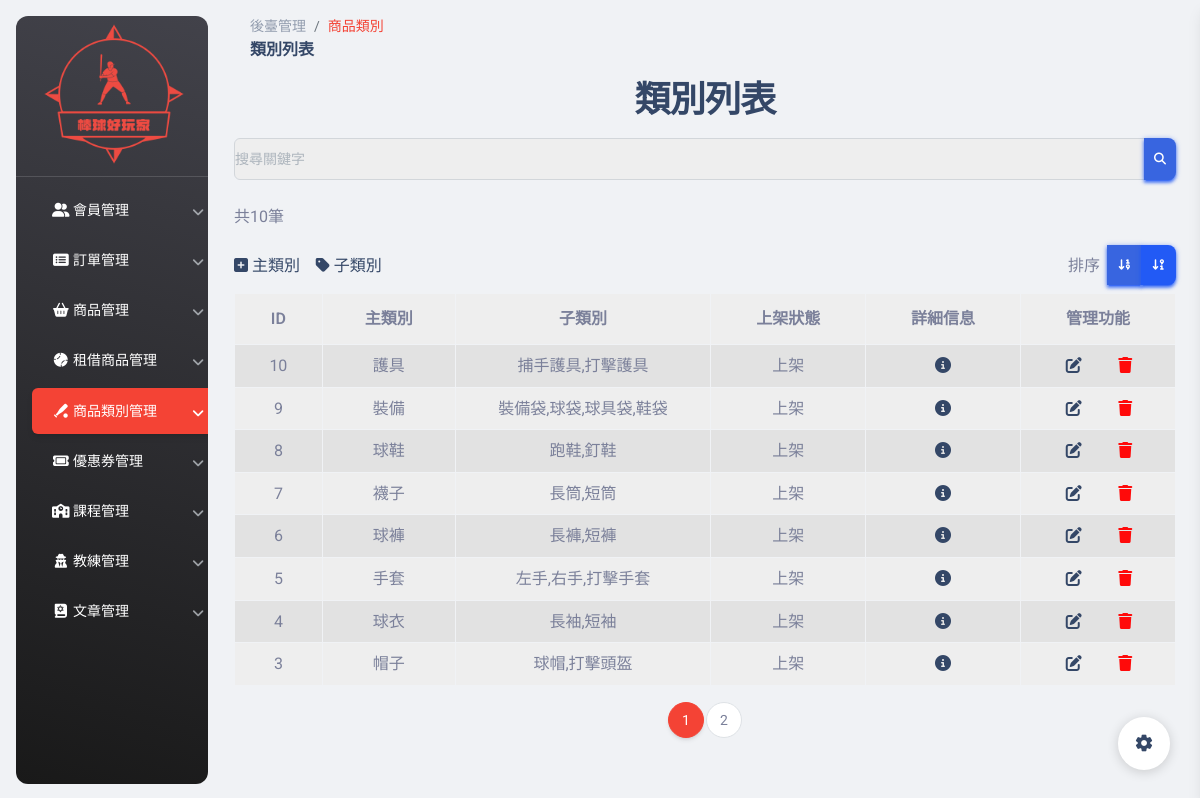
/pages/category_all.php?order=2&p=1, run on the app's committed database.
### tables this page shows
CREATE TABLE `product_info` (
  `ID` int(5) UNSIGNED NOT NULL,
  `class` varchar(255) NOT NULL,
  `other` varchar(255) NOT NULL,
  `size` varchar(255) NOT NULL,
  `brand` varchar(255) NOT NULL,
  `color` varchar(255) NOT NULL,
  `created_at` datetime NOT NULL,
  `valid` int(3) NOT NULL
);

### pages/category_all.php (the view, shortened to what this page needs)
<?php
include("../pages/db_connect.php");
$perPage = 8;
$sql_Search = "SELECT * FROM product_info WHERE valid=1";
$result_Search = $conn->query($sql_Search);
$totalCount = $result_Search->num_rows;
$pageCount = ceil($totalCount / $perPage);
if (isset($_GET["order"])) {
  $order = $_GET["order"];
  if ($order == 1) {
    $orderString = "ORDER BY ID ASC";
  } elseif ($order == 2) {
    $orderString = "ORDER BY ID DESC";
  }
}
if (isset($_GET["search"])) {
  $search = $_GET["search"];
  $sql = "SELECT * FROM product_info WHERE class LIKE '%$search%'AND valid=1 OR other LIKE '%$search%' AND valid=1";
} elseif (isset($_GET["p"])) {
  $p = $_GET["p"];
  $startIndex = ($p - 1) * $perPage;
  $sql = "SELECT * FROM product_info WHERE valid=1 $orderString LIMIT $startIndex, $perPage";
} else {
  $p = 1;
  $order = 1;
  $orderString = "ORDER BY ID ASC";
  $sql = "SELECT * FROM product_info WHERE valid=1 LIMIT  $perPage";
}
$result = $conn->query($sql);
if (isset($_GET["search"])) {
  $Count = $result->num_rows;
} else {
  $Count = $totalCount;
}
?>
<!DOCTYPE html>
<html lang="en">
<head>
  <link href="../assets/css/nucleo-icons.css" rel="stylesheet" />
  <link href="../assets/css/nucleo-svg.css" rel="stylesheet" />
  <link id="pagestyle" href="../assets/css/material-dashboard.css?v=3.0.0" rel="stylesheet" />
  <link rel="stylesheet" href="https://cdnjs.cloudflare.com/ajax/libs/font-awesome/6.5.1/css/all.min.css" />
  <link href="../assets/css/ader.css" rel="stylesheet" />
</head>
<body class="g-sidenav-show  bg-gray-200">
  <aside class="sidenav navbar navbar-vertical navbar-expand-xs border-0 border-radius-xl my-3 fixed-start ms-3   bg-gradient-dark" id="sidenav-main">
    <div class="sidenav-header">
      <img src=" ../assets/img/logo(5-3).png" class="navbar-brand-img h-100" alt="main_logo" usemap="#workmap">
    </div>
    <hr class="horizontal light mt-0 mb-2">
    <div class="collapse navbar-collapse  w-auto  max-height-vh-100" id="sidenav-collapse-main">
      <ul class="navbar-nav accordion" id="accordionExample">
        <li class="nav-item accordion-item">
          <div class="accordion-header">
            <button class="nav-link text-white accordion-button collapsed" type="button" data-bs-toggle="collapse" data-bs-target="#collapseOne" aria-expanded="false" aria-controls="collapseOne">
              <span class="nav-link-text ms-1"><i class="fa-solid fa-user-group fa-fw"></i> 會員管理</span>
            </button>
          </div>
        </li>
        <li class="nav-item accordion-item">
          <div class="accordion-header">
            <button class="nav-link text-white accordion-button collapsed" type="button" data-bs-toggle="collapse" data-bs-target="#collapseTwo" aria-expanded="false" aria-controls="collapseTwo">
              <span class="nav-link-text ms-1"><i class="fa-solid fa-rectangle-list fa-fw"></i> 訂單管理</span>
            </button>
          </div>
        </li>
        <li class="nav-item accordion-item">
          <div class="accordion-header">
            <button class="nav-link text-white accordion-button collapsed " type="button" data-bs-toggle="collapse" data-bs-target="#collapse8" aria-expanded="false" aria-controls="collapse8">
              <span class="nav-link-text ms-1"><i class="fa-solid fa-basket-shopping fa-fw"></i> 商品管理</span>
            </button>
          </div>
        </li>
        <li class="nav-item accordion-item">
          <div class="accordion-header  ">
            <button class="nav-link text-white accordion-button collapsed" type="button" data-bs-toggle="collapse" data-bs-target="#collapse3" aria-expanded="false" aria-controls="collapse3">
              <span class="nav-link-text ms-1"><i class="fa-solid fa-baseball fa-fw"></i> 租借商品管理</span>
            </button>
          </div>
        </li>
        <li class="nav-item accordion-item">
          <div class="accordion-header">
            <button class="nav-link text-white accordion-button collapsed active bg-gradient-primary" type="button" data-bs-toggle="collapse" data-bs-target="#collapse4" aria-expanded="false" aria-controls="collapse4">
              <span class="nav-link-text ms-1"><i class="fa-solid fa-baseball-bat-ball fa-fw"></i> 商品類別管理</span>
            </button>
          </div>
        </li>
        <li class="nav-item accordion-item">
          <div class="accordion-header">
            <button class="nav-link text-white accordion-button collapsed " type="button" data-bs-toggle="collapse" data-bs-target="#collapse5" aria-expanded="false" aria-controls="collapse5">
              <span class="nav-link-text ms-1"><i class="fa-solid fa-ticket fa-fw"></i> 優惠券管理</span>
            </button>
          </div>
        </li>
        <li class="nav-item accordion-item">
          <div class="accordion-header">
            <button class="nav-link text-white accordion-button collapsed " type="button" data-bs-toggle="collapse" data-bs-target="#collapse6" aria-expanded="false" aria-controls="collapse6">
              <span class="nav-link-text ms-1"><i class="fa-solid fa-school fa-fw"></i> 課程管理</span>
            </button>
          </div>
        </li>
        <li class="nav-item accordion-item">
          <div class="accordion-header">
            <button class="nav-link text-white accordion-button collapsed " type="button" data-bs-toggle="collapse" data-bs-target="#collapse9" aria-expanded="false" aria-controls="collapse9">
              <span class="nav-link-text ms-1"><i class="fa-solid fa-user-secret fa-fw"></i> 教練管理</span>
            </button>
          </div>
        </li>
        <li class="nav-item accordion-item">
          <div class="accordion-header">
            <button class="nav-link text-white accordion-button collapsed " type="button" data-bs-toggle="collapse" data-bs-target="#collapse7" aria-expanded="false" aria-controls="collapse7">
              <span class="nav-link-text ms-1"><i class="fa-solid fa-book-tanakh fa-fw"></i> 文章管理</span>
            </button>
          </div>
        </li>
      </ul>
    </div>
  </aside>
  <main class="main-content position-relative max-height-vh-100 h-100 border-radius-lg ">
    <nav class="navbar navbar-main navbar-expand-lg px-0 mx-4 shadow-none border-radius-xl" id="navbarBlur" navbar-scroll="true">
      <div class="container-fluid py-1 px-3">
        <nav aria-label="breadcrumb">
          <ol class="breadcrumb bg-transparent mb-0 pb-0 pt-1 px-0 me-sm-6 me-5">
            <li class="breadcrumb-item text-sm"><a class="opacity-5 text-dark" href="./firststage.php">後臺管理</a></li>
            <li class="breadcrumb-item text-sm text-dark active" aria-current="page">商品類別</li>
          </ol>
          <h6 class="font-weight-bolder mb-0">類別列表</h6>
        </nav>
      </div>
    </nav>
    <div class="container">
      <h2 class="text-center">類別列表</h2>
      <div class="py-2">
        <div class="row g-3">
          <form action="" method="get">
            <div class="input-group mb-3">
              <input type="search" class="form-control" placeholder="搜尋關鍵字" name="search" <?php if (isset($_GET["search"])) :
                                                                                            $searchValue = $_GET["search"]; ?> value="<?= $searchValue ?>" <?php endif; ?>>
              <button class="btn btn-primary" type="submit">
                <i class="fa-solid fa-magnifying-glass"> </i>
              </button>
            </div>
          </form>
        </div>
      </div>
      <div class="d-flex justify-content-between pb-2 align-items-center">
        <div>
          共<?= $Count ?>筆
        </div>
      </div>
      <?php if (!isset($_GET["search"])) : ?>
        <div class="py-2 justify-content-between d-flex align-items-center">
          <div class="page1-hover">
            <a href="addClass.php" class="page1-link"> <i class="fas fa-plus-square"></i>&nbsp;主類別</a>
            <a href="addOther.php" class="page1-link"> <i class="fas fa-tag"></i>
              子類別</a>
          </div>
          <div class="btn-group d-flex align-items-center">
            <div class="me-2">排序</div>
            <a class="btn btn-primary
                        <?php if ($order == 1) echo "active" ?>
                        " href="category_all.php"><i class="fa-solid fa-arrow-down-1-9 fa-fw"></i></a>
            <a class="btn btn-primary
                        <?php if ($order == 2) echo "active" ?>
                        " href="category_all.php?order=2&p=<?= $p ?>"><i class="fa-solid fa-arrow-down-9-1 fa-fw"></i></a>
          </div>
        </div>
      <?php endif; ?>
      <?php if ($totalCount > 0) : ?>
        <table class="table table-bordered page1_PJ table-striped page1-hover">
          <thead>
            <tr>
              <th>ID</th>
              <th>主類別</th>
              <th>子類別</th>
              <th>上架狀態</th>
              <th>詳細信息</th>
              <th>管理功能</th>
            </tr>
          </thead>
          <tbody>
            <?php
            $rows = $result->fetch_all(MYSQLI_ASSOC);
            foreach ($rows as $row) : ?>
              <tr>
                <td><?= $row["ID"] ?></td>
                <td class=" data-column"><?= $row["class"] ?></td>
                <td class=" data-column"><?= $row["other"] ?></td>
                <td class=" data-column">
                  <?php if ($row["valid"] == 1) {
                    echo "上架";
                  } else {
                    echo "下架";
                  } ?>
                </td>
                <td class="col data-column">
                  <a href="detail.php?id=<?= $row["ID"] ?>">
                    <i class="fas fa-info-circle fa-fw"></i>
                  </a>
                </td>
                <td class="col data-column">
                  <div class="page1_PJ-icon">
                    <div><a href="alterCategory.php?id=<?= $row["ID"] ?>">
                        <i class="fa-solid fa-pen-to-square fa-fw"></i>
                      </a>
                    </div>
                    <div><a href="delate.php?id=<?= $row["ID"] ?>">
                        <i class="fa-solid fa-trash" style="color: #ff0a0a;"></i></a>
                    </div>
                  </div>
                </td>
              </tr>
            <?php endforeach; ?>
          </tbody>
        </table>
        <?php if (!isset($_GET["search"])) : ?>
          <nav aria-label="Page navigation example">
            <ul class="pagination justify-content-center mb-5">
              <?php for ($i = 1; $i <= $pageCount; $i++) : ?>
                <li class="page-item
                            <?php if ($i == $p) echo "active";
                            ?>"><a class="page-link" href="category_all.php?order=<?= $order ?>&p=<?= $i ?>"><?= $i ?></a></li>
              <?php endfor; ?>
            </ul>
          </nav>
        <?php endif; ?>
      <?php else : ?>
        沒有類別資料
      <?php endif; ?>
    </div>
  </main>
  <div class="fixed-plugin">
    <a class="fixed-plugin-button text-dark position-fixed px-3 py-2">
      <i class="material-icons py-2">settings</i>
    </a>
  </div>
</body>
</html>

### assets/css/ader.css (style rules this page uses)
.navbar-vertical.navbar-expand-xs { max-width: 12rem !important; }
.navbar-vertical.navbar-expand-xs .navbar-collapse { height: calc(100vh - 200px) !important; }
@media (min-width: 576px) { .navbar-vertical.navbar-expand-xs .navbar-collapse { height: calc(100vh - 200px) !important; } }
@media (min-width: 768px) { .navbar-vertical.navbar-expand-xs .navbar-collapse { height: calc(100vh - 200px) !important; } }
@media (min-width: 992px) { .navbar-vertical.navbar-expand-xs .navbar-collapse { height: calc(100vh - 200px) !important; } }
@media (min-width: 1200px) { .sidenav.fixed-start + .main-content { margin-left: 13.125rem; } }
@media (min-width: 1200px) { .navbar-vertical.navbar-expand-xs .navbar-collapse { height: calc(100vh - 200px) !important; } }
.sidenav-header { height: 10rem; }
.navbar-vertical .navbar-brand > img, .navbar-vertical .navbar-brand-img { max-width: none; max-height: 18rem; position: fixed; top: -50px; left: -30px; }
.table tbody tr:last-child td { border-width: 0 1px !important; }
.btn { margin-bottom: 0; padding: 0.625rem; }
.btn-primary { color: #fff; background-color: #3865e0; border-color: #3865e0; }
.btn-check:checked + .btn-primary, .btn-check:active + .btn-primary, .btn-primary:active, .btn-primary.active, .show > .btn-primary.dropdown-toggle { color: #fff; background-color: #225af5 !important; border-color: #225af5c9 !important; }
.btn-primary, .btn.bg-gradient-primary { box-shadow: 0 3px 3px 0 #225af596, 0 3px 1px -2px #225af596, 0 1px 5px 0 #225af596; }
form { border-radius: 10px; }
table { background-color: #eee; }
.form-control { background-color: #eee; border: 1px solid #d2d6da; }
.bg-gradient-primary { background: #f44335 !important; }
.page-item.active .page-link { background-color: #f44335; border-color: #f44335; }
.breadcrumb-item.text-dark.active { color: #f44335 !important; }

### assets/css/PJ.php (style rules this page uses)
.page1_PJ { text-align: center; }
.page1-link { text-decoration: none; }
.page1_PJ-icon { display: flex; flex-direction: row; justify-content: space-evenly; align-items: center; }

### data on the page
product_info: ID "10", class "護具", other "捕手護具,打擊護具", valid "上架"
product_info: ID "9", class "裝備", other "裝備袋,球袋,球具袋,鞋袋", valid "上架"
product_info: ID "8", class "球鞋", other "跑鞋,釘鞋", valid "上架"
product_info: ID "7", class "襪子", other "長筒,短筒", valid "上架"
product_info: ID "6", class "球褲", other "長褲,短褲", valid "上架"
product_info: ID "5", class "手套", other "左手,右手,打擊手套", valid "上架"
product_info: ID "4", class "球衣", other "長袖,短袖", valid "上架"
product_info: ID "3", class "帽子", other "球帽,打擊頭盔", valid "上架"

### other printed values
$Count "10"
